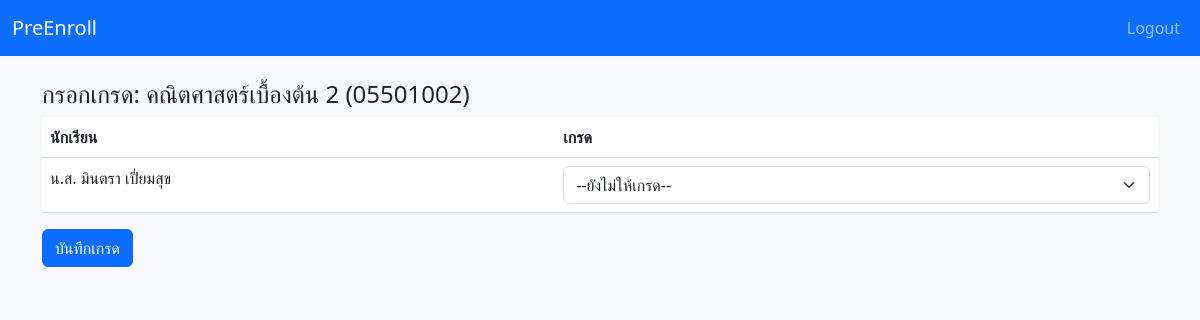
Page /admin/grades/2 (signed in) on the committed database.
### models.py (models this page shows, shortened)
class Subject(db.Model):
    __tablename__ = "subjects"
    id = db.Column(db.Integer, primary_key=True)
    subject_code = db.Column(db.String(8), unique=True, nullable=False)  # per spec patterns
    name = db.Column(db.String(200), nullable=False)
    credit = db.Column(db.Integer, nullable=False)
    instructor = db.Column(db.String(200))
    prereq_code = db.Column(db.String(8), nullable=True)  # subject_code of prereq
    registrations = db.relationship("RegisteredSubject", back_populates="subject")

class RegisteredSubject(db.Model):
    __tablename__ = "registered_subjects"
    id = db.Column(db.Integer, primary_key=True)
    student_id = db.Column(db.Integer, db.ForeignKey("students.id"), nullable=False)
    subject_id = db.Column(db.Integer, db.ForeignKey("subjects.id"), nullable=False)
    grade = db.Column(db.String(3), nullable=True)  # A,B+,B,...
    student = db.relationship("Student", back_populates="registrations")
    subject = db.relationship("Subject", back_populates="registrations")

class Student(db.Model):
    __tablename__ = "students"
    id = db.Column(db.Integer, primary_key=True)
    student_code = db.Column(db.String(8), unique=True, nullable=False)  # 8 digits starts 69...
    title = db.Column(db.String(20))
    first_name = db.Column(db.String(120), nullable=False)
    last_name = db.Column(db.String(120), nullable=False)
    dob = db.Column(db.Date, nullable=False)
    school = db.Column(db.String(200))
    email = db.Column(db.String(200))
    program_code = db.Column(db.String(8))
    registrations = db.relationship("RegisteredSubject", back_populates="student")

### controllers/admin.py (the view, shortened to what this page needs)
@bp.route('/grades/<int:subject_id>', methods=['GET','POST'])
@admin_required
def grade_entry(subject_id):
    subj = Subject.query.get_or_404(subject_id)
    regs = RegisteredSubject.query.filter_by(subject_id=subj.id).all()
    return render_template('grade_entry.html', subject=subj, regs=regs)

### helpers.py (called while the page is built)
def admin_required(func):
    @wraps(func)
    def wrapper(*args, **kwargs):
        if not session.get('is_admin'):
            flash("ต้องเป็นผู้ดูแลระบบ (admin) เท่านั้น")
            return redirect(url_for('auth.login'))
        return func(*args, **kwargs)
    return wrapper

### templates/grade_entry.html (shortened to what this page needs)
{% extends "layout.html" %}
{% block content %}
<h4>กรอกเกรด: {{ subject.name }} ({{ subject.subject_code }})</h4>
<form method="post">
  <table class="table">
    <thead><tr><th>นักเรียน</th><th>เกรด</th></tr></thead>
    <tbody>
      {% for r in regs %}
      <tr>
        <td>{{ r.student.title }} {{ r.student.first_name }} {{ r.student.last_name }}</td>
        <td>
          <select name="grade_{{ r.id }}" class="form-select">
            <option value="">--ยังไม่ให้เกรด--</option>
          </select>
        </td>
      </tr>
      {% endfor %}
    </tbody>
  </table>
  <button class="btn btn-primary">บันทึกเกรด</button>
</form>
{% endblock %}

### rows in the picture
Subject: name "คณิตศาสตร์เบื้องต้น 2", subject_code "05501002"
RegisteredSubject: student "น.ส.", student.first_name "มินตรา", student.last_name "เปี่ยมสุข"
